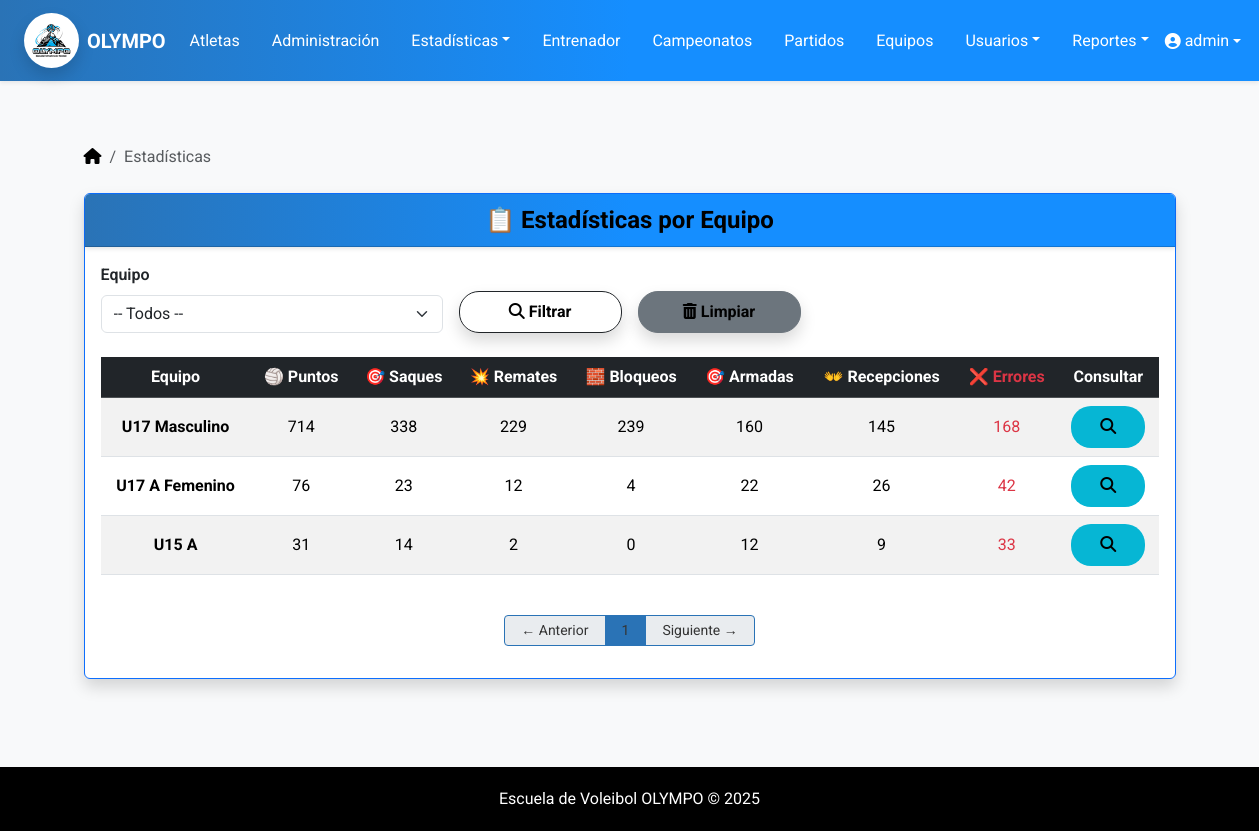
The app's page /atletas/atletas/estadisticas/equipos/ (signed in) with its own data.
### atletas/models.py (models this page shows, shortened)
class Equipo(models.Model):
    SEXO_CHOICES = [
        ('masculino', 'Masculino'),
        ('femenino', 'Femenino'),
        ('mixto', 'Mixto'),
    ]
    nombre = models.CharField(max_length=100)
    entrenador = models.ForeignKey(Entrenador, on_delete=models.CASCADE)
    atletas = models.ManyToManyField(Atleta)
    categoria = models.CharField(max_length=50)
    sexo_equipo = models.CharField(max_length=10, choices=SEXO_CHOICES, null=True, blank=True)
    edad_tope = models.PositiveIntegerField(null=True, blank=True)

### atletas/views.py (the view)
# urls.py: path('atletas/estadisticas/equipos/', views.ver_estadisticas_equipos, name='ver_estadisticas_equipos'),
@user_passes_test(lambda u: es_admin(u) or es_entrenador(u))
def ver_estadisticas_equipos(request):
    equipo_filtrado = request.GET.get('equipo')
    equipos = Equipo.objects.all()
    if equipo_filtrado:
        equipos = equipos.filter(id=equipo_filtrado)
    equipos_con_estadisticas = []
    for equipo in equipos:
        atletas = equipo.atletas.all()
        partidos_del_equipo = Partido.objects.filter(equipo_local=equipo)
        estadisticas = Estadistica.objects.filter(
            atleta__in=atletas,
            partido__in=partidos_del_equipo
        )
        totales = estadisticas.aggregate(
            puntos=Sum('puntos'),
            saques=Sum('saques'),
            remates=Sum('remates'),
            bloqueos=Sum('bloqueos'),
            armadas=Sum('armadas'),
            recepciones=Sum('recepciones'),
            errores=Sum('errores'),
        )
        if estadisticas.exists():
            equipos_con_estadisticas.append({
                'equipo': equipo,
                'totales': totales,
            })
    paginator = Paginator(equipos_con_estadisticas, 10)  # 10 por página
    page_number = request.GET.get("page")
    page_obj = paginator.get_page(page_number)
    context = {
        'page_obj': page_obj,
        'todos_equipos': Equipo.objects.all(),
    }
    return render(request, 'estadisticas/estadisticas_equipo.html', context)

### atletas/context_processors.py (called while the page is built)
def role_flags(request):
    u = request.user
    atleta_id = None
    if u.is_authenticated and es_atleta(u):  # ✅ propiedad
        if hasattr(u, "atleta"):
            atleta_id = u.atleta.id
    return {
        "is_admin": es_admin(u),
        "is_trainer": es_entrenador(u),
        "is_athlete": es_atleta(u),
        "atleta_id": atleta_id,
    }

### atletas/utils/roles.py (called while the page is built)
def es_admin(user):
    return user.is_authenticated and (user.is_superuser or user.groups.filter(name='Administrador').exists())

def es_entrenador(user):
    return user.is_authenticated and (
        user.groups.filter(name='Entrenador').exists() or hasattr(user, 'entrenador')
    )

def es_atleta(user):
    return user.is_authenticated and hasattr(user, 'atleta')  # por la OneToOne

### templates/estadisticas/estadisticas_equipo.html (shortened to what this page needs)
{% extends "base.html" %}
{% block content %}
<div class="container mt-3">
  <nav aria-label="breadcrumb" class="mb-4">
    <ol class="breadcrumb">
      <li class="breadcrumb-item">
        <a class="link-body-emphasis" href="{% url 'menu_principal' %}">
          <i class="fa-solid fa-house"></i>
        </a>
      </li>
      <li class="breadcrumb-item active" aria-current="page">Estadísticas</li>
    </ol>
  </nav>
</div>
<div class="container">
  <div class="card shadow border border-primary">
    <div class="card-header text-white fw-bold text-center fs-4">
      📋 Estadísticas por Equipo
    </div>
    <div class="card-body">
      <form method="get" class="row g-3 mb-4 align-items-end ">
        <div class="col-lg-4 col-md-6 ">
          <label class="form-label fw-semibold">Equipo</label>
          <select name="equipo" class="form-select">
            <option value="">-- Todos --</option>
          </select>
        </div>
        <div class="col-lg-2 col-6">
          <button type="submit" class="btn btn-outline-dark w-100 shadow">
            <i class="fas fa-search"></i> Filtrar
          </button>
        </div>
        <div class="col-lg-2 col-6">
          <a href="{% url 'ver_estadisticas_equipos' %}" class="btn btn-secondary w-100 shadow">
            <i class="fas fa-trash-alt"></i> Limpiar
          </a>
        </div>
      </form>
      {% if page_obj %}
        <div class="table-responsive">
          <table class="table table-striped text-center align-middle">
            <thead class="table-dark">
              <tr>
                <th>Equipo</th>
                <th>🏐 Puntos</th>
                <th>🎯 Saques</th>
                <th>💥 Remates</th>
                <th>🧱 Bloqueos</th>
                <th>🎯 Armadas</th>
                <th>👐 Recepciones</th>
                <th class="text-danger">❌ Errores</th>
                <th>Consultar</th>
              </tr>
            </thead>
            <tbody>
              {% for item in page_obj %}
              <tr>
                <td class="fw-bold">{{ item.equipo.nombre }}</td>
                <td>{{ item.totales.puntos|default:0 }}</td>
                <td>{{ item.totales.saques|default:0 }}</td>
                <td>{{ item.totales.remates|default:0 }}</td>
                <td>{{ item.totales.bloqueos|default:0 }}</td>
                <td>{{ item.totales.armadas|default:0 }}</td>
                <td>{{ item.totales.recepciones|default:0 }}</td>
                <td class="text-danger">{{ item.totales.errores|default:0 }}</td>
                <td>
                  <a href="{% url 'ver_estadisticas_equipo_detalle' item.equipo.id %}" class="btn" style="background: #06b6d4;">
                    <i class="fas fa-search"></i>
                  </a>
                </td>
              </tr>
              {% empty %}
              <tr>
                <td colspan="9">No hay estadísticas disponibles.</td>
              </tr>
              {% endfor %}
            </tbody>
          </table>
        </div>
        <div class="d-flex justify-content-center mt-4">
          <nav>
            <ul class="pagination pagination-sm">
              {% if page_obj.has_previous %}
                <li class="page-item">
                  <a class="page-link px-3 py-1" href="?page={{ page_obj.previous_page_number }}{% if request.GET.equipo %}&equipo={{ request.GET.equipo }}{% endif %}">← Anterior</a>
                </li>
              {% else %}
                <li class="page-item disabled">
                  <span class="page-link px-3 py-1">← Anterior</span>
                </li>
              {% endif %}
              {% for num in page_obj.paginator.page_range %}
                {% if page_obj.number == num %}
                  <li class="page-item active">
                    <span class="page-link px-3 py-1">{{ num }}</span>
                  </li>
                {% else %}
                  <li class="page-item">
                    <a class="page-link px-3 py-1" href="?page={{ num }}{% if request.GET.equipo %}&equipo={{ request.GET.equipo }}{% endif %}">{{ num }}</a>
                  </li>
                {% endif %}
              {% endfor %}
              {% if page_obj.has_next %}
                <li class="page-item">
                  <a class="page-link px-3 py-1" href="?page={{ page_obj.next_page_number }}{% if request.GET.equipo %}&equipo={{ request.GET.equipo }}{% endif %}">Siguiente →</a>
                </li>
              {% else %}
                <li class="page-item disabled">
                  <span class="page-link px-3 py-1">Siguiente →</span>
                </li>
              {% endif %}
            </ul>
          </nav>
        </div>
      {% else %}
        <div class="alert alert-info text-center mt-4">
          No hay estadísticas de equipos disponibles.
        </div>
      {% endif %}
    </div>
  </div>
</div>
{% endblock %}

### templates/base.html (shortened to what this page needs)
<!DOCTYPE html>
{% load static %}
<html lang="es">
<head>
    <link href="https://cdn.jsdelivr.net/npm/bootstrap@5.3.3/dist/css/bootstrap.min.css" rel="stylesheet">
    <link rel="stylesheet" href="https://cdnjs.cloudflare.com/ajax/libs/font-awesome/6.5.0/css/all.min.css">
    <link rel="stylesheet" href="{% static 'css/estilos.css' %}">
</head>
<body>
    <nav class="navbar navbar-expand-lg bg-escovol navbar-dark shadow-sm">
        <div class="container-fluid px-4">
            <a class="navbar-brand d-flex align-items-center">
                <img src="{% static 'img/logo-olympo.jpeg' %}" alt="Logo Olympo" width="55" height="55" class="me-2 rounded-circle shadow">
                <span class="fw-bold text-white">OLYMPO</span>
            </a>
            <div class="collapse navbar-collapse justify-content-between" id="navbarMenu">
                <ul class="navbar-nav mx-auto gap-3">
                    {% if is_admin or is_trainer %}
                        <li class="nav-item"><a class="nav-link text-white" href="{% url 'lista_atletas' %}">Atletas</a></li>
                        <li class="nav-item"><a class="nav-link text-white" href="{% url 'administracion' %}">Administración</a></li>
                        <li class="nav-item dropdown">
                            <a class="nav-link dropdown-toggle text-white" href="#" data-bs-toggle="dropdown">Estadísticas</a>
                        </li>
                        <li class="nav-item"><a class="nav-link text-white" href="{% url 'lista_entrenadores' %}">Entrenador</a></li>
                        <li class="nav-item"><a class="nav-link text-white" href="{% url 'lista_campeonatos' %}">Campeonatos</a></li>
                        <li class="nav-item"><a class="nav-link text-white" href="{% url 'lista_partidos' %}">Partidos</a></li>
                        <li class="nav-item"><a class="nav-link text-white" href="{% url 'listar_equipos' %}">Equipos</a></li>
                        {% if is_admin %}
                            <li class="nav-item dropdown">
                                <a class="nav-link dropdown-toggle text-white" href="#" data-bs-toggle="dropdown">Usuarios</a>
                            </li>
                        {% endif %}
                        <li class="nav-item dropdown">
                            <a class="nav-link dropdown-toggle text-white" href="#" data-bs-toggle="dropdown">Reportes</a>
                        </li>
                    {% endif %}
                </ul>
                <ul class="navbar-nav">
                    {% if user.is_authenticated %}
                        <li class="nav-item dropdown">
                            <a class="nav-link dropdown-toggle d-flex align-items-center text-white" href="#" role="button" data-bs-toggle="dropdown">
                                <i class="fa-solid fa-user-circle me-1"></i>
                                {{ user.get_full_name|default:user.username }}
                            </a>
                        </li>
                    {% else %}
                        <li class="nav-item">
                            <a class="nav-link text-white fw-semibold" href="{% url 'login' %}">
                                <i class="fas fa-sign-in-alt me-1"></i> Iniciar sesión
                            </a>
                        </li>
                    {% endif %}
                </ul>
            </div>
        </div>
    </nav>
    <main class="container py-5">
        {% block content %}{% endblock %}
    </main>
    <footer>
        Escuela de Voleibol OLYMPO © {{ year|default:2025 }}
    </footer>
</body>
</html>

### static/css/estilos.css (style rules this page uses)
.card-header { background: linear-gradient(to right, #1A4B7D, #2A73B6, #5C9DCC); color: #f8f4f4 !important; box-shadow: 0 2px 4px rgba(0, 0, 0, 0.1); }
.btn-success, .btn-danger, .btn-warning, .btn-secondary, .btn-info, .btn-primary, .btn { padding: 8px 28px; border-radius: 20px; line-height: 24px; font-weight: bold; color: black; }
.pagination .page-link { color: #343434; }
.pagination .page-item.active .page-link { background-color: #2A73B6; border-color: #2A73B6; }
.pagination .page-item .page-link { border-color: #2A73B6; }

### templates/base.html (style rules this page uses)
html, body { height: 100%; margin: 0; display: flex; flex-direction: column; }
main { flex: 1; }
body { font-family: 'Roboto', sans-serif; background-color: #f8f9fa; color: #212529; }
.navbar-brand { font-weight: bold; color: #070303 !important; }
.bg-escovol { background: linear-gradient(to right, #2A73B6, #158EFF, #158EFF); }
footer { margin-top: 40px; padding: 20px 0; background-color: #000000; color: white; text-align: center; }
.card-header { background: linear-gradient(to right, #2A73B6, #158EFF, #158EFF); color: #000000 !important; box-shadow: 0 2px 4px rgba(0, 0, 0, 0.1); }
.pagination .page-link { color: #343434; }
.pagination .page-item.active .page-link { background-color: #2A73B6; border-color: #2A73B6; }
.pagination .page-item .page-link { border-color: #2A73B6; }

### records on screen
Equipo: equipo.nombre "U17 Masculino", totales.puntos "714", totales.saques "338", totales.remates "229", totales.bloqueos "239", totales.armadas "160", totales.recepciones "145", totales.errores "168"
Equipo: equipo.nombre "U17 A Femenino", totales.puntos "76", totales.saques "23", totales.remates "12", totales.bloqueos "4", totales.armadas "22", totales.recepciones "26", totales.errores "42"
Equipo: equipo.nombre "U15 A", totales.puntos "31", totales.saques "14", totales.remates "2", totales.bloqueos "0", totales.armadas "12", totales.recepciones "9", totales.errores "33"

### other values on screen
{{ user.get_full_name|default:user.username }} "admin"
{{ num }} "1"
{{ year|default:2025 }} "2025"
